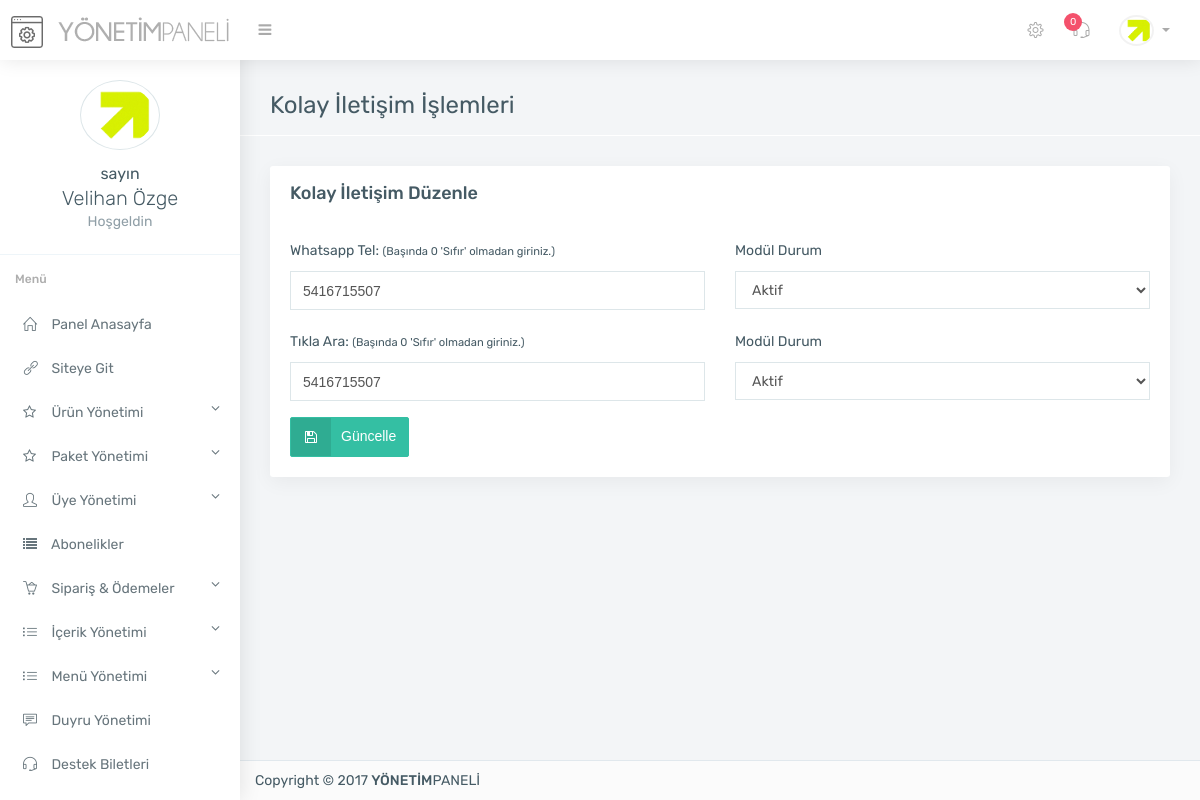
Screenshot of /admin/kolay-iletisim.php (signed in) with the database file from the repository.
### tables this page shows
CREATE TABLE `kullanici` (
  `kullanici_id` int(11) NOT NULL,
  `kullanici_adi` varchar(250) NOT NULL,
  `kullanici_pass` varchar(250) NOT NULL,
  `kullanici_adsoyad` varchar(500) NOT NULL,
  `kullanici_resim` varchar(500) NOT NULL
);

CREATE TABLE `whatsapp` (
  `whats_id` int(11) NOT NULL,
  `whats_tel` varchar(255) NOT NULL,
  `whats_durum` varchar(255) NOT NULL,
  `whats_cdestek` varchar(255) NOT NULL,
  `whats_cdestekdurum` int(11) NOT NULL,
  `whats_tiklaara` varchar(255) NOT NULL,
  `whats_tiklaaradurum` int(11) NOT NULL,
  `whats_skype` varchar(255) NOT NULL,
  `whats_skypedurum` int(11) NOT NULL,
  `whats_mail` varchar(255) NOT NULL,
  `whats_maildurum` int(11) NOT NULL,
  `whats_sssdurum` int(11) NOT NULL,
  `whats_iletisimdurum` int(11) NOT NULL
);

### admin/kolay-iletisim.php (the view, shortened to what this page needs)
<?php
include 'header.php';
include 'topbar.php';
include 'sidebar.php';
$whatsapp=$db->prepare("SELECT * from whatsapp where whats_id=0");
$whatsapp->execute(array(0));
$whatsappprint=$whatsapp->fetch(PDO::FETCH_ASSOC);
?>
<section class="main-content container">
    <div class="page-header">
        <h2>Kolay İletişim İşlemleri</h2>
    </div>
    <div class="row">
        <div class="col-sm-12">
            <div class="card">
                <div class="card-heading card-default">
                    Kolay İletişim Düzenle
                </div>
                <div class="card-block">
                    <form method="POST" action="controller/function.php" class="form-horizontal">
                        <div class="form-group">
                            <div class="row">
                                <div class="col-md-6">
                                    <label>Whatsapp Tel:</label> <small>(Başında 0 'Sıfır' olmadan giriniz.)</small>
                                    <input type="text" name="whats_tel" value="<?php echo $whatsappprint['whats_tel']; ?>" class="form-control">
                                </div>
                                <div class="col-md-6">
                                    <label>Modül Durum</label>
                                    <select name="whats_durum" class="form-control m-b">
                                        <?php if ($whatsappprint['whats_durum']==1) { ?>
                                        <option value="1">Aktif</option>
                                        <?php } else { ?>
                                        <option value="0">Pasif</option>
                                        <option value="1">Aktif</option>
                                        <?php }?>
                                    </select>
                                </div>
                            </div>
                            <div class="row">
                                <div style="margin-top: 20px;" class="col-md-6">
                                    <label>Tıkla Ara:</label> <small>(Başında 0 'Sıfır' olmadan giriniz.)</small>
                                    <input type="text" name="whats_tiklaara" value="<?php echo $whatsappprint['whats_tiklaara']; ?>" class="form-control">
                                </div>
                                <div style="margin-top: 20px;" class="col-md-6">
                                    <label>Modül Durum</label>
                                    <select name="whats_tiklaaradurum" class="form-control m-b">
                                        <?php if ($whatsappprint['whats_tiklaaradurum']==1) { ?>
                                        <option value="1">Aktif</option>
                                        <?php } else { ?>
                                        <option value="0">Pasif</option>
                                        <option value="1">Aktif</option>
                                        <?php }?>
                                    </select>
                                </div>
                            </div>
                        </div>
                        <button style="cursor: pointer;" type="submit" name="whatsappduzenle" class="btn btn-success btn-icon"><i class="fa fa-floppy-o "></i>Güncelle</button>
                    </form>
                </div>
            </div>
        </div>
    </div>
    <?php include 'footer.php'; ?>

### admin/topbar.php (shortened to what this page needs)
<?php
$yenisay=$db->prepare("SELECT * from destek where destek_adminoku='0'");
$yenisay->execute(array());
$yeni=$yenisay->RowCount();
?>
<div class="top-bar light-top-bar">
	<div class="container-fluid">
		<div class="row">
			<div class="col">
				<a class="admin-logo" href="index.php">
					<h1>
						<img alt="" src="assets/img/genel/logo.png" class="logo-icon margin-r-10">
						<img alt="" src="assets/img/genel/logo-text.png" class="toggle-none hidden-xs">
					</h1>
				</a>
				<div class="left-nav-collapsed" >
					<a  href="#" class="nav-collapsed"><i class="fa fa-bars"></i></a>
				</div>
			</div>
			<div class="col">
				<ul class="list-inline top-right-nav">
					<li class="dropdown icon-dropdown d-none-m">
						<a href="genel-ayarlar.php"><i class="icon-settings"></i></a>
					</li>
					<li class="dropdown icon-dropdown">
						<a href="destek.php"><i class="icon-earphones-alt"></i> <span class="badge badge-danger"><?php echo $yeni; ?></span></a>
					</li>
					<li class="dropdown avtar-dropdown">
						<a class="dropdown-toggle" data-toggle="dropdown" href="#">
							<img alt="" class="rounded-circle" src="<?php echo $userprint['kullanici_resim']; ?>" width="30">
						</a>
					</li>
				</ul>
			</div>
		</div>
	</div>
</div>

### admin/sidebar.php (shortened to what this page needs)
<?php
$link = $_SERVER['REQUEST_URI'];
?>
<div class="main-sidebar-nav default-navigation">
    <div class="nano">
        <div class="nano-content sidebar-nav">
            <ul class="metisMenu nav flex-column" id="menu">
                <div class="card-block border-bottom text-center nav-profile">
                    <img alt="profile" class="rounded-circle margin-b-10 circle-border " src="<?php echo $userprint['kullanici_resim']; ?>" width="80">
                    <p class="lead margin-b-0 toggle-none"><small>sayın<br> </small><?php echo $userprint['kullanici_adsoyad'] ?></p>
                    <p class="text-muted mv-0 toggle-none">Hoşgeldin</p>
                </div>
                <li class="nav-heading">
                    <b>Menü</b>
                </li>
                <li class="nav-item <?php if (strstr($link, "index.php")) { echo "active";} ?>"><a class="nav-link" href="index.php"><i class="icon-home"></i> <span class="toggle-none">Panel Anasayfa</span> </a></li>
                <li class="nav-item"><a class="nav-link" target="_blank" href="<?php echo $settingsprint['ayar_siteurl']; ?>"><i class="icon-link"></i> <span class="toggle-none">Siteye Git</span> </a></li>
                <li class="nav-item <?php if (strstr($link, "urun")) { echo "active";} ?> <?php if (strstr($link, "eklenti")) { echo "active";} ?>">
                    <a class="nav-link" href="javascript: void(0);" aria-expanded="true"><i class="fa fa-star-o"></i> <span class="toggle-none">Ürün Yönetimi<span style="float: right;" class="fa fa-angle-down"></span></span></a>
                </li>
                <li class="nav-item <?php if (strstr($link, "paket")) { echo "active";} ?>">
                    <a class="nav-link" href="javascript: void(0);" aria-expanded="true"><i class="fa fa-star-o"></i> <span class="toggle-none">Paket Yönetimi<span style="float: right;" class="fa fa-angle-down"></span></span></a>
                </li>
                <li class="nav-item <?php if (strstr($link, "uye")) { echo "active";} ?>">
                    <a class="nav-link" href="javascript: void(0);" aria-expanded="true"><i class="icon-user"></i> <span class="toggle-none">Üye Yönetimi<span style="float: right;" class="fa fa-angle-down"></span></span></a>
                </li>
                <li class="nav-item <?php if (strstr($link, "abone")) { echo "active";} ?>">
                    <a class="nav-link" href="abonelikler.php"><i class="fa fa-list"></i> <span class="toggle-none">Abonelikler</span></a>
                </li>
                <li class="nav-item <?php if (strstr($link, "sanal-pos")) { echo "active";} ?><?php if (strstr($link, "hesap")) { echo "active";} ?><?php if (strstr($link, "siparis")) { echo "active";} ?><?php if (strstr($link, "odeme-yontemleri")) { echo "active";} ?>">
                    <a class="nav-link" href="javascript: void(0);" aria-expanded="true"><i class="icon-basket-loaded"></i> <span class="toggle-none">Sipariş & Ödemeler<span style="float: right;" class="fa fa-angle-down"></span></span></a>
                </li>
                <li class="nav-item <?php if (strstr($link, "sozlesme-yonetimi")) { echo "active";} ?><?php if (strstr($link, "slayt")) { echo "active";} ?><?php if (strstr($link, "referans")) { echo "active";} ?><?php if (strstr($link, "marka")) { echo "active";} ?><?php if (strstr($link, "yorum")) { echo "active";} ?><?php if (strstr($link, "bilgi")) { echo "active";} ?><?php if (strstr($link, "sosyal")) { echo "active";} ?><?php if (strstr($link, "proje")) { echo "active";} ?><?php if (strstr($link, "sss")) { echo "active";} ?><?php if (strstr($link, "sayfa")) { echo "active";} ?><?php if (strstr($link, "hizmet")) { echo "active";} ?><?php if (strstr($link, "html")) { echo "active";} ?><?php if (strstr($link, "blog")) { echo "active";} ?>">
                    <a class="nav-link" href="" aria-expanded="true"><i class="icon-list"></i> <span class="toggle-none">İçerik Yönetimi<span style="float: right;" class="fa fa-angle-down"></span></span></a>
                </li>
                <li class="nav-item <?php if (strstr($link, "menu")) { echo "active";} ?><?php if (strstr($link, "link")) { echo "active";} ?>">
                    <a class="nav-link" href="" aria-expanded="true"><i class="icon-list"></i> <span class="toggle-none">Menü Yönetimi<span style="float: right;" class="fa fa-angle-down"></span></span></a>
                </li>
                <li class="nav-item <?php if (strstr($link, "duyuru")) { echo "active";} ?>"><a class="nav-link" href="duyurular.php"><i class="icon-speech"></i> <span class="toggle-none">Duyru Yönetimi</span></a></li>
                <li class="nav-item <?php if (strstr($link, "destek")) { echo "active";} ?>"><a class="nav-link" href="destek.php"><i class="icon-earphones-alt"></i> <span class="toggle-none">Destek Biletleri</span></a></li>
                <li class="nav-item <?php if (strstr($link, "modul")) { echo "active";} ?>"><a class="nav-link" href="modul.php"><i class="icon-puzzle"></i> <span class="toggle-none">Modül Yönetimi</span></a></li>
            </ul>
        </div>
    </div>
</div>

### rows the page displays
kullanici: kullanici_resim (picture), kullanici_adsoyad "Velihan Özge"
whatsapp: whats_tel "5416715507", whats_durum "Aktif", whats_tiklaara "5416715507", whats_tiklaaradurum "Aktif"

### other values shown
$yeni "0"
